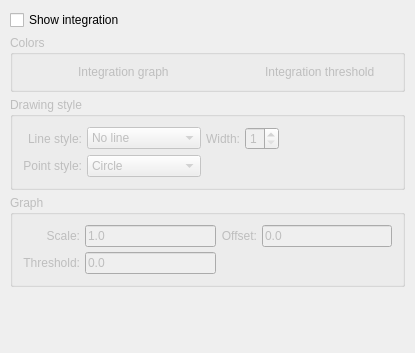
<?xml version="1.0" encoding="UTF-8"?>
<ui version="4.0">
 <class>UIIntegrationPrefs</class>
 <widget class="SettingsPage" name="UIIntegrationPrefs">
  <property name="geometry">
   <rect>
    <x>0</x>
    <y>0</y>
    <width>415</width>
    <height>353</height>
   </rect>
  </property>
  <layout class="QVBoxLayout">
   <property name="spacing">
    <number>5</number>
   </property>
   <property name="margin">
    <number>10</number>
   </property>
   <item>
    <layout class="QHBoxLayout">
     <property name="spacing">
      <number>5</number>
     </property>
     <property name="margin">
      <number>0</number>
     </property>
     <item>
      <widget class="QCheckBox" name="ui_showInt">
       <property name="text">
	<string>Show integration</string>
       </property>
      </widget>
     </item>
     <item>
      <spacer name="Spacer40_2_2">
       <property name="orientation">
	<enum>Qt::Horizontal</enum>
       </property>
       <property name="sizeType">
	<enum>QSizePolicy::Expanding</enum>
       </property>
       <property name="sizeHint" stdset="0">
	<size>
	 <width>20</width>
	 <height>20</height>
	</size>
       </property>
      </spacer>
     </item>
    </layout>
   </item>
   <item>
    <widget class="QGroupBox" name="ButtonGroup15">
     <property name="enabled">
      <bool>false</bool>
     </property>
     <property name="title">
      <string>Colors</string>
     </property>
     <layout class="QGridLayout">
      <property name="margin">
       <number>10</number>
      </property>
      <property name="spacing">
       <number>5</number>
      </property>
      <item row="0" column="0">
       <layout class="QHBoxLayout">
	<property name="spacing">
	 <number>5</number>
	</property>
	<property name="margin">
	 <number>0</number>
	</property>
	<item>
	 <widget class="ColorButton" name="ui_intColor" native="true">
	  <property name="minimumSize">
	   <size>
	    <width>50</width>
	    <height>0</height>
	   </size>
	  </property>
	  <property name="maximumSize">
	   <size>
	    <width>50</width>
	    <height>32767</height>
	   </size>
	  </property>
	  <property name="whatsThis">
	   <string>Click this button so change the color of the data graph in the recorder.</string>
	  </property>
	 </widget>
	</item>
	<item>
	 <widget class="QLabel" name="label_2_2_2_3">
	  <property name="sizePolicy">
	   <sizepolicy hsizetype="MinimumExpanding" vsizetype="Minimum">
	    <horstretch>0</horstretch>
	    <verstretch>0</verstretch>
	   </sizepolicy>
	  </property>
	  <property name="text">
	   <string>Integration graph</string>
	  </property>
	  <property name="wordWrap">
	   <bool>false</bool>
	  </property>
	  <property name="buddy">
	   <cstring>ui_intColor</cstring>
	  </property>
	 </widget>
	</item>
       </layout>
      </item>
      <item row="0" column="1">
       <layout class="QHBoxLayout">
	<property name="spacing">
	 <number>5</number>
	</property>
	<property name="margin">
	 <number>0</number>
	</property>
	<item>
	 <widget class="ColorButton" name="ui_intThresholdColor">
	  <property name="minimumSize">
	   <size>
	    <width>50</width>
	    <height>0</height>
	   </size>
	  </property>
	  <property name="maximumSize">
	   <size>
	    <width>50</width>
	    <height>32767</height>
	   </size>
	  </property>
	  <property name="whatsThis">
	   <string>Click this button so change the color of the data graph in the recorder.</string>
	  </property>
	 </widget>
	</item>
	<item>
	 <widget class="QLabel" name="label_2_2_2_2_2">
	  <property name="sizePolicy">
	   <sizepolicy hsizetype="MinimumExpanding" vsizetype="Minimum">
	    <horstretch>0</horstretch>
	    <verstretch>0</verstretch>
	   </sizepolicy>
	  </property>
	  <property name="text">
	   <string>Integration threshold</string>
	  </property>
	  <property name="wordWrap">
	   <bool>false</bool>
	  </property>
	  <property name="buddy">
	   <cstring>ui_intThresholdColor</cstring>
	  </property>
	 </widget>
	</item>
       </layout>
      </item>
     </layout>
    </widget>
   </item>
   <item>
    <widget class="QGroupBox" name="ButtonGroup16">
     <property name="enabled">
      <bool>false</bool>
     </property>
     <property name="title">
      <string>Drawing style</string>
     </property>
     <layout class="QGridLayout">
      <property name="margin">
       <number>10</number>
      </property>
      <property name="spacing">
       <number>5</number>
      </property>
      <item row="1" column="0">
       <widget class="QLabel" name="TextLabel1_3_2_2">
	<property name="text">
	 <string>Point style:</string>
	</property>
	<property name="alignment">
	 <set>Qt::AlignRight|Qt::AlignTrailing|Qt::AlignVCenter</set>
	</property>
	<property name="wordWrap">
	 <bool>false</bool>
	</property>
       </widget>
      </item>
      <item row="0" column="0">
       <widget class="QLabel" name="TextLabel1_5_2">
	<property name="sizePolicy">
	 <sizepolicy hsizetype="Minimum" vsizetype="Minimum">
	  <horstretch>0</horstretch>
	  <verstretch>0</verstretch>
	 </sizepolicy>
	</property>
	<property name="text">
	 <string>Line style:</string>
	</property>
	<property name="alignment">
	 <set>Qt::AlignRight|Qt::AlignTrailing|Qt::AlignVCenter</set>
	</property>
	<property name="wordWrap">
	 <bool>false</bool>
	</property>
       </widget>
      </item>
      <item row="1" column="1">
       <widget class="QComboBox" name="ui_intPointMode">
	<property name="currentIndex">
	 <number>1</number>
	</property>
	<item>
	 <property name="text">
	  <string>No points</string>
	 </property>
	</item>
	<item>
	 <property name="text">
	  <string>Circle</string>
	 </property>
	</item>
	<item>
	 <property name="text">
	  <string>Square</string>
	 </property>
	</item>
	<item>
	 <property name="text">
	  <string>Diamond</string>
	 </property>
	</item>
	<item>
	 <property name="text">
	  <string>X</string>
	 </property>
	</item>
	<item>
	 <property name="text">
	  <string>Large Circle</string>
	 </property>
	</item>
	<item>
	 <property name="text">
	  <string>Large Square</string>
	 </property>
	</item>
	<item>
	 <property name="text">
	  <string>Large Diamond</string>
	 </property>
	</item>
	<item>
	 <property name="text">
	  <string>Large X</string>
	 </property>
	</item>
       </widget>
      </item>
      <item row="0" column="1">
       <widget class="QComboBox" name="ui_intLineMode">
	<item>
	 <property name="text">
	  <string>No line</string>
	 </property>
	</item>
	<item>
	 <property name="text">
	  <string>Solid line</string>
	 </property>
	</item>
	<item>
	 <property name="text">
	  <string>Dotted line</string>
	 </property>
	</item>
       </widget>
      </item>
      <item row="0" column="2">
       <widget class="QLabel" name="TextLabel1_3">
	<property name="text">
	 <string>Width:</string>
	</property>
	<property name="alignment">
	 <set>Qt::AlignRight|Qt::AlignTrailing|Qt::AlignVCenter</set>
	</property>
	<property name="wordWrap">
	 <bool>false</bool>
	</property>
       </widget>
      </item>
      <item row="0" column="3">
       <widget class="QSpinBox" name="ui_intLineWidth">
	<property name="maximumSize">
	 <size>
	  <width>50</width>
	  <height>32767</height>
	 </size>
	</property>
	<property name="whatsThis">
	 <string>Here you can choose the line width of the data graph in the recorder.</string>
	</property>
	<property name="minimum">
	 <number>1</number>
	</property>
	<property name="maximum">
	 <number>5</number>
	</property>
	<property name="value">
	 <number>1</number>
	</property>
       </widget>
      </item>
      <item row="1" column="2" colspan="3">
       <spacer name="Spacer3_2_3_2">
	<property name="orientation">
	 <enum>Qt::Horizontal</enum>
	</property>
	<property name="sizeType">
	 <enum>QSizePolicy::Expanding</enum>
	</property>
	<property name="sizeHint" stdset="0">
	 <size>
	  <width>20</width>
	  <height>20</height>
	 </size>
	</property>
       </spacer>
      </item>
      <item row="0" column="4">
       <spacer name="Spacer234">
	<property name="orientation">
	 <enum>Qt::Horizontal</enum>
	</property>
	<property name="sizeType">
	 <enum>QSizePolicy::Expanding</enum>
	</property>
	<property name="sizeHint" stdset="0">
	 <size>
	  <width>20</width>
	  <height>20</height>
	 </size>
	</property>
       </spacer>
      </item>
     </layout>
    </widget>
   </item>
   <item>
    <widget class="QGroupBox" name="ButtonGroup12">
     <property name="enabled">
      <bool>false</bool>
     </property>
     <property name="title">
      <string>Graph</string>
     </property>
     <layout class="QGridLayout">
      <property name="margin">
       <number>10</number>
      </property>
      <property name="spacing">
       <number>5</number>
      </property>
      <item row="1" column="0">
       <widget class="QLabel" name="TextLabel2_4_2_2">
	<property name="text">
	 <string>Scale:</string>
	</property>
	<property name="alignment">
	 <set>Qt::AlignRight|Qt::AlignTrailing|Qt::AlignVCenter</set>
	</property>
	<property name="wordWrap">
	 <bool>false</bool>
	</property>
       </widget>
      </item>
      <item row="2" column="0">
       <widget class="QLabel" name="TextLabel3_3_2_2_2">
	<property name="text">
	 <string>Threshold:</string>
	</property>
	<property name="alignment">
	 <set>Qt::AlignRight|Qt::AlignTrailing|Qt::AlignVCenter</set>
	</property>
	<property name="wordWrap">
	 <bool>false</bool>
	</property>
       </widget>
      </item>
      <item row="1" column="1">
       <widget class="QLineEdit" name="ui_intScale">
	<property name="whatsThis">
	 <string>Scaling factor for integration curve.&lt;p&gt;
You can enter your values with a suffix like m, u, n, p, k, M, G, T&lt;br&gt;Example:&lt;br&gt;
10k - 10000&lt;br&gt;100m - 0.1</string>
	</property>
	<property name="text">
	 <string>1.0</string>
	</property>
	<property name="maxLength">
	 <number>12</number>
	</property>
       </widget>
      </item>
      <item row="1" column="3">
       <widget class="QLineEdit" name="ui_intOffset">
	<property name="whatsThis">
	 <string>Amplitude offset for integration curve.&lt;p&gt;
You can enter your values with a suffix like m, u, n, p, k, M, G, T&lt;br&gt;Example:&lt;br&gt;
10k - 10000&lt;br&gt;100m - 0.1</string>
	</property>
	<property name="text">
	 <string>0.0</string>
	</property>
	<property name="maxLength">
	 <number>12</number>
	</property>
       </widget>
      </item>
      <item row="1" column="2">
       <widget class="QLabel" name="TextLabel3_3_2_3">
	<property name="text">
	 <string>Offset:</string>
	</property>
	<property name="alignment">
	 <set>Qt::AlignRight|Qt::AlignTrailing|Qt::AlignVCenter</set>
	</property>
	<property name="wordWrap">
	 <bool>false</bool>
	</property>
       </widget>
      </item>
      <item row="2" column="1">
       <widget class="QLineEdit" name="ui_intThreshold">
	<property name="whatsThis">
	 <string>If sampled value gets below this offset the integration curve is reset to zero.&lt;p&gt;
You can enter your values with a suffix like m, u, n, p, k, M, G, T&lt;br&gt;Example:&lt;br&gt;
10k - 10000&lt;br&gt;100m - 0.1</string>
	</property>
	<property name="text">
	 <string>0.0</string>
	</property>
	<property name="maxLength">
	 <number>12</number>
	</property>
       </widget>
      </item>
     </layout>
    </widget>
   </item>
   <item>
    <spacer name="Spacer47">
     <property name="orientation">
      <enum>Qt::Vertical</enum>
     </property>
     <property name="sizeType">
      <enum>QSizePolicy::Expanding</enum>
     </property>
     <property name="sizeHint" stdset="0">
      <size>
       <width>20</width>
       <height>20</height>
      </size>
     </property>
    </spacer>
   </item>
  </layout>
 </widget>
 <customwidgets>
  <customwidget>
   <class>SettingsPage</class>
   <extends>QWidget</extends>
   <header>ui/settings/settingspage.h</header>
   <container>1</container>
  </customwidget>
  <customwidget>
   <class>ColorButton</class>
   <extends>QWidget</extends>
   <header>ui/colorbutton.h</header>
  </customwidget>
 </customwidgets>
 <tabstops>
  <tabstop>ui_showInt</tabstop>
  <tabstop>ui_intLineMode</tabstop>
  <tabstop>ui_intLineWidth</tabstop>
  <tabstop>ui_intPointMode</tabstop>
  <tabstop>ui_intScale</tabstop>
  <tabstop>ui_intOffset</tabstop>
  <tabstop>ui_intThreshold</tabstop>
 </tabstops>
 <includes>
  <include location="global">ui/settings/settingspage.h</include>
  <include location="global">ui/colorbutton.h</include>
 </includes>
 <resources/>
 <connections>
  <connection>
   <sender>ui_showInt</sender>
   <signal>toggled(bool)</signal>
   <receiver>ButtonGroup15</receiver>
   <slot>setEnabled(bool)</slot>
   <hints>
    <hint type="sourcelabel">
     <x>20</x>
     <y>20</y>
    </hint>
    <hint type="destinationlabel">
     <x>20</x>
     <y>20</y>
    </hint>
   </hints>
  </connection>
  <connection>
   <sender>ui_showInt</sender>
   <signal>toggled(bool)</signal>
   <receiver>ButtonGroup16</receiver>
   <slot>setEnabled(bool)</slot>
   <hints>
    <hint type="sourcelabel">
     <x>20</x>
     <y>20</y>
    </hint>
    <hint type="destinationlabel">
     <x>20</x>
     <y>20</y>
    </hint>
   </hints>
  </connection>
  <connection>
   <sender>ui_showInt</sender>
   <signal>toggled(bool)</signal>
   <receiver>ButtonGroup12</receiver>
   <slot>setEnabled(bool)</slot>
   <hints>
    <hint type="sourcelabel">
     <x>20</x>
     <y>20</y>
    </hint>
    <hint type="destinationlabel">
     <x>20</x>
     <y>20</y>
    </hint>
   </hints>
  </connection>
 </connections>
</ui>
